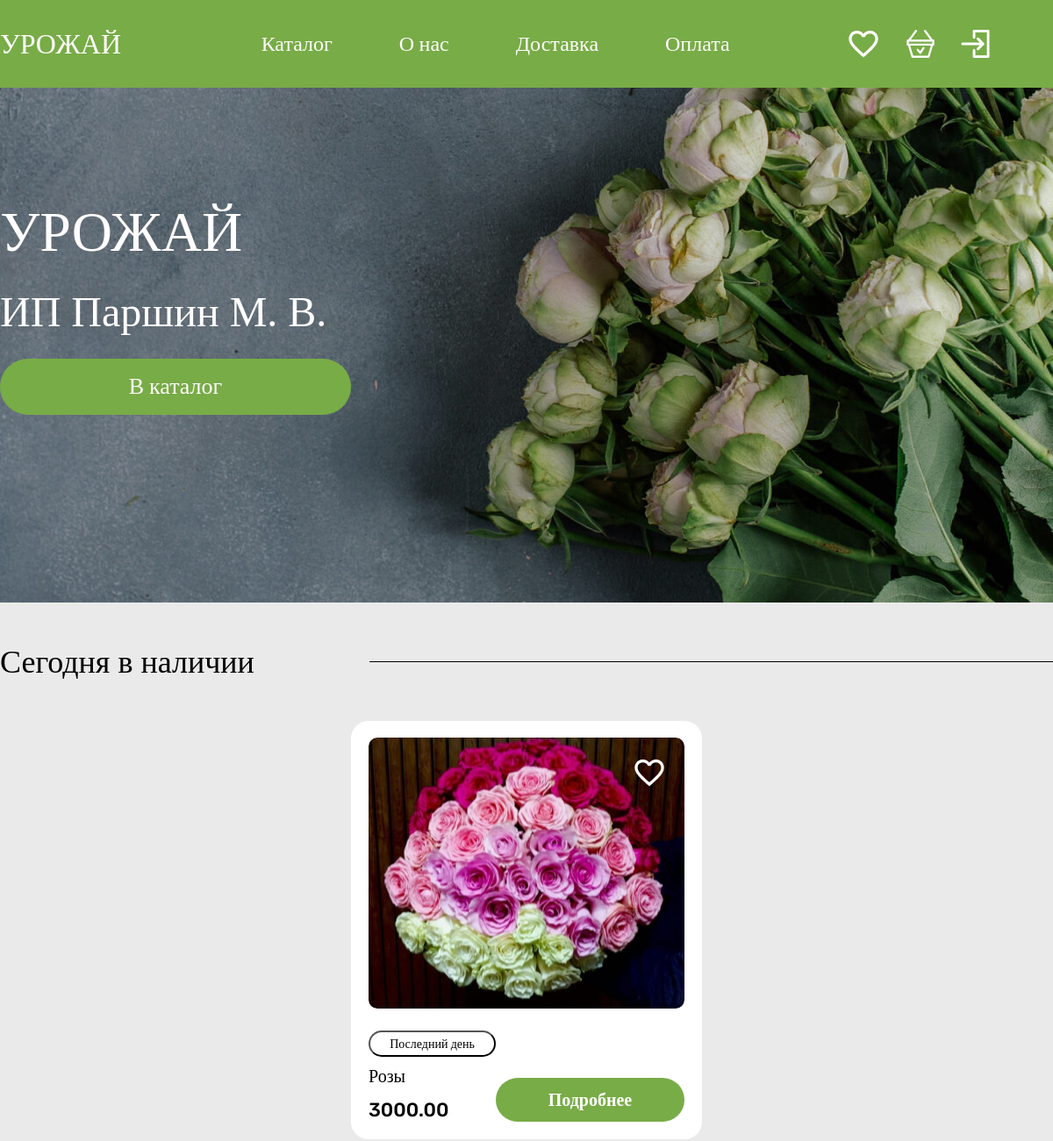
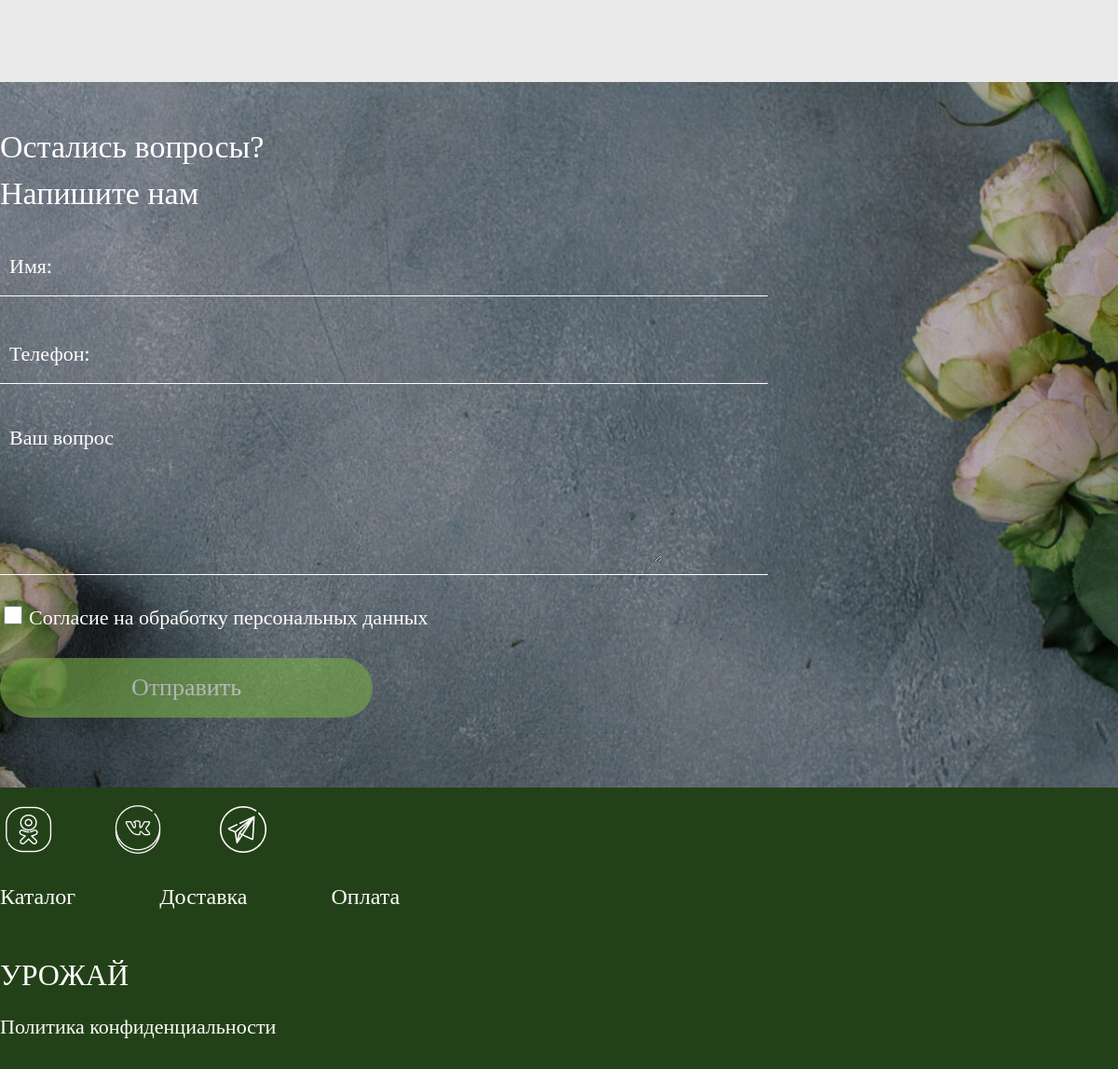
The page / on the database its author committed (2 pictures, top to bottom).
### catalog/models.py (models this page shows, shortened)
class Product(models.Model):
    category = models.ForeignKey(Category, on_delete=models.PROTECT, verbose_name='Категория')
    stock = models.ForeignKey(Stocks, on_delete=models.SET_NULL, verbose_name='Акция', null=True)
    name = models.CharField(max_length=100, verbose_name='Название')
    price = models.DecimalField(max_digits=10, decimal_places=2, verbose_name='Цена')
    description = models.TextField(verbose_name='Описание')
    class Meta:
        verbose_name_plural = 'Товар'

class PhotoProduct(models.Model):
    product = models.ForeignKey(Product, related_name='photos', on_delete=models.CASCADE)
    photo = models.ImageField(upload_to='photos/', verbose_name='Фотография')

class Stocks(models.Model):
    CATEGORY_CHOICES = [
        ('10', '10%'),
        ('20', '20%'),
    ]
    name = models.CharField(max_length=50, verbose_name='Название Акции')
    discount = models.CharField(max_length=50, choices=CATEGORY_CHOICES, verbose_name='Процент скидки')
    class Meta:
        verbose_name_plural = 'Скидки'
    def __str__(self):
        return self.name

### catalog/views.py (the view)
# urls.py: path('', PostListView.as_view(), name='view'),
class PostListView(ListView):
    model = Product
    template_name = 'base.html'
    context_object_name = 'products'
    def get_queryset(self):
        qs = super().get_queryset()
        user = self.request.user
        if user.is_authenticated:
            liked_ids = set(user.user_likes.values_list('like_id', flat=True))
        else:
            liked_ids = set()
        for product in qs:
            product.is_liked = product.id in liked_ids
        return qs
    def get_context_data(self, **kwargs):
        context = super().get_context_data(**kwargs)
        user = self.request.user
        if user.is_authenticated:
            context['like_count'] = user.user_likes.count()
            context['basket_count'] = user.user_products.count()
        else:
            context['like_count'] = 0
            context['basket_count'] = 0
        return context

### catalog/templates/base.html (shortened to what this page needs)
<!DOCTYPE html>
<html lang="en">
<head>
    {% block styles %}
    {% load static %}
    <link rel="stylesheet" type="text/css" href="{% static 'css/style.css' %}">
    {% endblock %}
    <link rel="stylesheet" type="text/css" href="{% static 'css/reset.css' %}">
    <link rel="stylesheet" type="text/css" href="{% static 'css/header_footer.css' %}">
    <link rel="stylesheet" href="{% static 'css/style.css' %}">
    <link href="https://db.onlinewebfonts.com/c/af7d9ff7bc3d5c229740fe9fe78ebca6?family=Vetrino" rel="stylesheet">
</head>
<body>
    <header class="header">
      <div class="container">
        <div class="header__wrapper">
        <a href="{% url 'view' %}" style="cursor:pointer; text-decoration: none; color: inherit;" class="header_name" >
          УРОЖАЙ
        </a>
        <div class="header_menu">
          <div>
            Каталог
          </div>
          <a href="{% url 'about_us'%}" style="cursor:pointer; text-decoration: none; color: white;">
            О нас
          </a>
          <div>
            Доставка
          </div>
          <div>
            Оплата
          </div>
        </div>
        <div class="header_basket">
          <a class="vector" href="{% url 'view' %}">
            {% if user.is_authenticated %}
            <div class="like_count">
              <img src="{% static 'images/Vector.png' %}">
              <div class="count_like">{{ like_count }}</div>
            </div>
            {% else %}
            <div>
              <img src="{% static 'images/Vector.png' %}">
            </div>
            {% endif %}
          </a>
          <a class="vector" href="{% url 'view' %}">
            {% if user.is_authenticated %}
            <div class="basket_count">
              <img src="{% static 'images/Layer_2.png' %}">
              <div class="count_basket">{{ basket_count }}</div>
            </div>
            {% else %}
            <div>
              <img src="{% static 'images/Layer_2.png' %}">
            </div>
            {% endif %}
          </a>
          {% if user.is_authenticated %}
            <a href="{% url 'profile' %}" style="display:inline;">
              <img src="{% static 'images/Frame 839.png' %}">
            </a>
          {% else %}
          <a href="{% url 'login'%}" style="cursor:pointer; text-decoration: none; color: white;">
            <img src="{% static 'images/avtorizovatsya_qcmrbxi1b3yd 2.png' %}">
          </a>
          {% endif %}
        </div>
      </div>
      </div>
    </header>
{% block content %}
    {% include 'name.html' %}
    <section class="catalog">
      <div class="container section">
        <div class="today">
          <div class="div_today">
            <div class="product_text"> Сегодня в наличии </div>
            <div class="line"></div>
          </div>
          <div class="div_product">
            <div class="grup_product mobil">
                  {% for product in products|slice:":3" %}
                    <div class="product">
                      {% for product in products %}
                      <div class="drawing" style="background-image:url('{{ product.photos.all.0.photo.url }}')">
                          {% if user.is_authenticated %}
                              {% if product.is_liked %}
                                  <img class="like-img" src="{% static 'images/Vector1.png' %}"
                                       data-product-id="{{ product.pk }}" style="cursor:pointer;">
                              {% else %}
                                  <img class="like-img" src="{% static 'images/Vector.png' %}"
                                       data-product-id="{{ product.pk }}" style="cursor:pointer;">
                              {% endif %}
                          {% else %}
                              <a href="{% url 'register' %}" style="cursor:pointer; text-decoration: none; color: white;">
                                  <img class="like-img" src="{% static 'images/Vector.png' %}">
                              </a>
                          {% endif %}
                      </div>
                      {% endfor %}
                <div class="product_info">
                  <div class="product_info1">
                    <button class="input_hit" type="button">{{product.stock}}</button>
                    <div class="bouquet_name">
                      {{product.name}}
                    </div>
                    <div class="cost">
                      {{product.price}}
                    </div>
                  </div>
                  <div class="detailed1">
                    <a href="{% url 'detail' product.pk %}" style="cursor:pointer; text-decoration: none; color: white;" class="detailed color">Подробнее</a>
                  </div>
                </div>
              </div>
              {% endfor %}
            </div>
              </div>
            </div>
          </div>
    </section>
    <div class="div_div">
    </div>
    {% include 'feedback.html' %}
{% endblock %}
<footer class="footer">
      <div class="container container1">
        <div class="footer_link">
          <img class="footer_link1" src="{% static 'images/odnoklassniki_srby782wg2r8 2.png' %}" alt="Иконка одноклассников">
          <img class="footer_link1" src="{% static 'images/vk_q5yb3l21rgfi 2.png' %}" onClick="window.open('https://vk.com/annaparshina1998?from=groups');" style="cursor:pointer">
          <img class="footer_link1" src="{% static 'images/telegram_uiellad0w0fn 2.png' %}" alt="Иконка телеграмм">
        </div>
        <div class="footer_menu">
          <div>
            Каталог
          </div>
          <div>
            Доставка
          </div>
          <div>
            Оплата
          </div>
        </div>
        <div class="footer_name">
          УРОЖАЙ
        </div>
        <div class="footer_pol">
          Политика конфиденциальности
        </div>
      </div>
    </footer>
</body>
</html>

### static/css/style.css (style rules this page uses)
html { height: 100%; width: 100%; }
body { height: 100%; width: 100%; }
.catalog { background-color: #EAEAEA; height: fit-content; }
.today { display: flex; flex-direction: column; width: 100%; height: 100%; }
.div_today { display: flex; align-items: center; height: 135px; gap: 20px; padding-top: 30px; padding-bottom: 30px; }
.product_text { font-family: "Vetrino"; font-size: 36px; flex-basis: 401px; font-weight: 400; line-height: 48px; }
.line { border-bottom: 1px solid #000; flex: 1; }
.div_product { width: 100%; height: 100%; display: flex; justify-content: flex-start; flex-direction: column; gap: 15px; }
.grup_product { display: flex; justify-content: center; gap: 16px; }
.product { height: 477px; width: 400px; background-color: #FFFFFF; border-bottom: 1px solid #FFFFFF; border-radius: 20px; }
.product { display: flex; flex-direction: column; justify-content: center; align-items: center; gap: 20px; }
.drawing { border-radius: 10px; height: 65%; width: 90%; display: flex; justify-content: flex-end; align-items: flex-start; padding-top: 20px; padding-right: 20px; background-size: cover; background-position: center; }
.product_info { height: 23%; width: 90%; justify-content: center; align-items: center; }
.product_info { display: flex; justify-content: space-between; align-items: flex-end; }
.product_info1 { display: flex; flex-direction: column; gap: 10px; }
.input_hit { font-family: "Rubik"; font-size: 14px; height: 30px; width: 145px; border-radius: 50px; background-color: #FFFFFF; font-weight: 500; }
.bouquet_name { height: 27px; font-size: 20px; font-family: "Rubik"; font-weight: 400; }
.cost { height: 27px; font-size: 22px; font-family: "Rubik"; font-weight: 500; }
.detailed1 { display: flex; justify-content: flex-end; align-items: flex-end; height: 50px; width: 350px; }
.detailed { border: none; color: #FFFDFD; font-family: "Rubik"; font-size: 20px; height: 100%; width: 100%; border-bottom: 1px solid #78AC47; border-radius: 50px; background-color: #78AC47; display: flex; justify-content: center; align-items: center; font-weight: 700; }
.div_div { height: 60px; background-color: #EAEAEA; }

### static/css/header_footer.css (style rules this page uses)
.header { height: 100px; width: 100%; background-color: #78AC47; color: #FFFDFD; font-size: 24px; font-family: "Rubik"; font-weight: 500; }
.container { max-width: 1240px; margin: 0 auto; width: 100%; height: 90%; }
.header__wrapper { display: flex; justify-content: space-between; align-items: center; height: 100px; }
.header_name { height: 84px; width: 227px; display: flex; align-items: center; font-size: 32px; font-family: "Vetrino"; font-weight: 400; }
.header_menu { height: 84px; width: 534px; display: flex; align-items: center; justify-content: space-between; }
.header_basket { gap: 29px; height: 84px; width: 227px; display: flex; align-items: center; justify-content: flex-end; }
.footer { height: 302px; background-color: #234118; display: flex; flex-direction: column; justify-content: space-around; }
.footer_link { display: flex; gap: 58px; justify-content: flex-start; align-items: center; }
.footer_menu { color: #FFFDFD; font-size: 24px; font-family: "Rubik"; display: flex; justify-content: flex-start; align-items: center; gap: 90px; height: 84px; font-weight: 500; }
.footer_name { font-size: 32px; font-family: "Vetrino"; color: #FFFDFD; height: 84px; display: flex; justify-content: flex-start; align-items: center; font-weight: 400; }
.footer_pol { color: #FFFDFD; font-size: 22px; font-family: "Rubik"; font-weight: 400; }

### rows shown on the page
Product: photos.all.0.photo (picture), stock "Последний день", name "Розы", price "3000.00"
